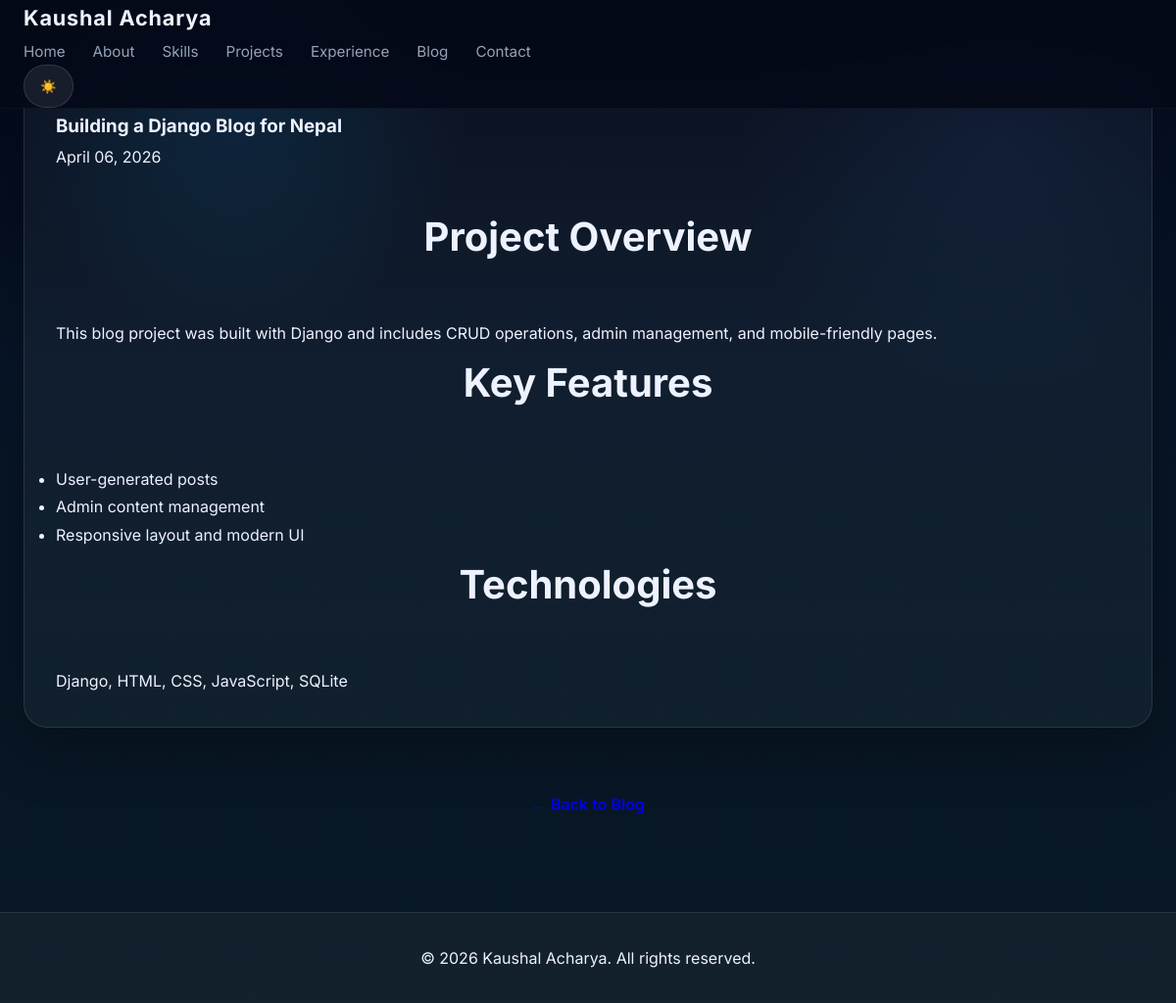
Screenshot of /blog/building-a-django-blog-for-nepal/ with the database file from the repository.
### main/models.py (models this page shows, shortened)
class Blog(models.Model):
    title = models.CharField(max_length=200)
    slug = models.SlugField(unique=True)
    content = models.TextField()
    excerpt = models.TextField(blank=True)
    image = models.ImageField(upload_to='blog/', blank=True, null=True)
    published = models.BooleanField(default=False)
    created_at = models.DateTimeField(auto_now_add=True)
    updated_at = models.DateTimeField(auto_now=True)

### main/views.py (the view)
# urls.py: path('blog/<slug:slug>/', views.blog_detail, name='blog_detail'),
def blog_detail(request, slug):
    blog = Blog.objects.get(slug=slug, published=True)
    return render(request, 'blog_detail.html', {'blog': blog, 'profile': PROFILE})

### main/templates/blog_detail.html (shortened to what this page needs)
<!DOCTYPE html>
<html lang="en">
<head>
    <link href="https://unpkg.com/aos@2.3.1/dist/aos.css" rel="stylesheet">
    <link rel="stylesheet" href="/static/main/css/style.css">
</head>
<body data-theme="light">
    <header>
        <nav class="container">
            <div class="logo">{{ profile.name }}</div>
            <ul class="nav-links">
                <li><a href="{% url 'home' %}">Home</a></li>
                <li><a href="{% url 'home' %}#about">About</a></li>
                <li><a href="{% url 'home' %}#skills">Skills</a></li>
                <li><a href="{% url 'home' %}#projects">Projects</a></li>
                <li><a href="{% url 'home' %}#experience">Experience</a></li>
                <li><a href="{% url 'home' %}#blog">Blog</a></li>
                <li><a href="{% url 'home' %}#contact">Contact</a></li>
            </ul>
            <button id="theme-toggle" class="theme-toggle">🌙</button>
        </nav>
    </header>
    <section class="section">
        <div class="container">
            <article class="card">
                <h1>{{ blog.title }}</h1>
                <p class="date">{{ blog.created_at|date:"F d, Y" }}</p>
                <div style="margin-top: 2rem; line-height: 1.8;">
                    {{ blog.content|safe }}
                </div>
            </article>
            <div style="text-align: center; margin-top: 3rem;">
                <a href="{% url 'home' %}#blog" class="btn">← Back to Blog</a>
            </div>
        </div>
    </section>
    <footer style="text-align: center; padding: 2rem; background-color: var(--card-bg); border-top: 1px solid var(--border-color);">
        <p>&copy; {{ profile.copyright_year }} {{ profile.name }}. All rights reserved.</p>
    </footer>
</body>
</html>

### main/static/main/css/style.css (style rules this page uses)
:root { --primary-color: #2563eb; --secondary-color: #06b6d4; --accent-color: #7c3aed; --dark-bg: #0f172a; --panel-bg: rgba(15, 23, 42, 0.95); --text-color: #f1f5f9; --muted-color: #94a3b8; --card-bg: rgba(255,255,255,0.05); --border-color: rgba(255,255,255,0.08); --shadow: 0 20px 60px rgba(0, 0, 0, 0.3); --transition: all 0.3s cubic-bezier(0.4, 0, 0.2, 1); }
[data-theme="dark"] { --bg-color: #02030a; --text-color: #eef2ff; --muted-color: #94a3b8; --card-bg: rgba(255,255,255,0.04); --border-color: rgba(255,255,255,0.10); --primary-color: #2563eb; --secondary-color: #06b6d4; --accent-color: #7c3aed; }
* { margin: 0; padding: 0; box-sizing: border-box; }
html { scroll-behavior: smooth; }
body { font-family: 'Inter', sans-serif; line-height: 1.75; color: var(--text-color); background-color: var(--bg-color); background-attachment: fixed; transition: var(--transition); min-height: 100vh; position: relative; overflow-x: hidden; }
[data-theme="dark"] body, body[data-theme="dark"] { background: radial-gradient(circle at 20% 10%, rgba(14, 165, 233, 0.12) 0%, transparent 18%), radial-gradient(circle at 85% 15%, rgba(59, 130, 246, 0.08) 0%, transparent 20%), linear-gradient(180deg, #020617 0%, #071527 36%, #091824 100%); background-attachment: fixed; }
body::before { content: ''; position: fixed; inset: 0; pointer-events: none; z-index: 0; }
.container { max-width: 1260px; margin: 0 auto; padding: 0 24px; }
button, input, textarea, a { font-family: inherit; }
header { position: fixed; top: 0; left: 0; width: 100%; z-index: 1000; backdrop-filter: blur(16px); border-bottom: 1px solid var(--border-color); }
[data-theme="dark"] header { background: rgba(5, 10, 24, 0.92); border-bottom: 1px solid rgba(255,255,255,0.04); }
.logo { font-size: 1.35rem; font-weight: 700; letter-spacing: 0.04em; color: var(--text-color); }
.nav-links { display: flex; gap: 1.75rem; list-style: none; }
.nav-links a { text-decoration: none; color: var(--muted-color); font-size: 0.95rem; transition: var(--transition); }
.theme-toggle { padding: 0.8rem 1rem; border-radius: 999px; cursor: pointer; color: var(--text-color); transition: var(--transition); }
[data-theme="dark"] .theme-toggle { background: rgba(255,255,255,0.08); border: 1px solid rgba(255,255,255,0.12); }
.btn { display: inline-flex; align-items: center; justify-content: center; padding: 0.95rem 1.75rem; border-radius: 999px; transition: var(--transition); text-decoration: none; font-weight: 600; border: 1px solid transparent; }
.section { padding: 5rem 0; }
.section h2 { text-align: center; font-size: 2.5rem; margin-bottom: 3rem; color: var(--text-color); }
.card { background-color: var(--card-bg); border-radius: 24px; padding: 2rem; margin-bottom: 2rem; box-shadow: var(--shadow); transition: var(--transition); border: 1px solid var(--border-color); }
.fade-in { animation: fadeInUp 0.6s ease; }

### rows the page displays
Blog: title "Building a Django Blog for Nepal", created_at "April 06, 2026", content "Project Overview This blog project was built with Django and includes CRUD operations, admin management, and mobile-friendly pages. Key Features User-generated posts Admin content management Responsive layout and modern UI Technologies Django, HTML, CSS, JavaScript, SQLite"

### other values shown
{{ profile.name }} "Kaushal Acharya"
{{ profile.copyright_year }} "2026"
